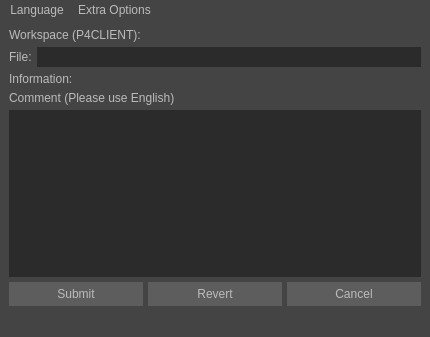
<?xml version="1.0" encoding="UTF-8"?>
<ui version="4.0">
 <class>MainWindow</class>
 <widget class="QMainWindow" name="MainWindow">
  <property name="geometry">
   <rect>
    <x>0</x>
    <y>0</y>
    <width>430</width>
    <height>337</height>
   </rect>
  </property>
  <property name="windowTitle">
   <string>SVN</string>
  </property>
  <property name="windowIcon">
   <iconset>
    <normaloff>subversion.png</normaloff>subversion.png</iconset>
  </property>
  <property name="autoFillBackground">
   <bool>false</bool>
  </property>
  <property name="styleSheet">
   <string notr="true">QHeaderView::section 
{
 	background: qlineargradient(x1:0, y1:0, x2:0, y2:1, stop:0 #fff, stop:1 #333);
	color: #333;
	height: 1.54em;
}

QMainWindow#MainWindow * 
{
	color: rgb(187,187,187);
    background: rgb(68,68,68);
}

QMainWindow#MainWindow
{
    color: rgb(187,187,187);
	background: rgb(68,68,68);
	/*border: 0;*/
}

QMenuBar 
{
	color: rgb(187,187,187);
}
QMenuBar::item 
{
 	background: transparent;
 	color: rgb(187,187,187);
 	/*border: 0;*/
}

QMenuBar::item:selected 
{
	background: rgb(82,133,166);

}
QMenu::item:selected 
{
	background: rgb(82,133,166);
}</string>
  </property>
  <widget class="QWidget" name="centralwidget">
   <property name="font">
    <font>
     <family>Microsoft Sans Serif</family>
    </font>
   </property>
   <property name="styleSheet">
    <string notr="true">QWidget
{
	color:  rgb(187, 187, 187);
	background-color: rgb(68, 68, 68);
}

QLineEdit
{
	border: none;
	border-width: 2px;
	color:  rgb(187, 187, 187);
	background-color: rgb(43, 43, 43);
	padding: 2px;	
}

QPlainTextEdit
{
	border: none;
	color:  rgb(187, 187, 187);
	background-color: rgb(43, 43, 43);	
}

QPushButton
{
	border-style: outset;
	color:  rgb(187, 187, 187);
	background-color: rgb(93, 93, 93);
	padding: 5px;
}

QPushButton:hover
{
   background-color: rgb(112, 112, 112);
}</string>
   </property>
   <layout class="QGridLayout" name="gridLayout">
    <item row="0" column="0">
     <layout class="QVBoxLayout" name="verticalLayout" stretch="0,0,0,0,0,0">
      <property name="spacing">
       <number>5</number>
      </property>
      <property name="sizeConstraint">
       <enum>QLayout::SetFixedSize</enum>
      </property>
      <property name="bottomMargin">
       <number>0</number>
      </property>
      <item>
       <layout class="QFormLayout" name="formLayout">
        <item row="0" column="0">
         <widget class="QLabel" name="l_client">
          <property name="font">
           <font>
            <family>Microsoft Sans Serif</family>
           </font>
          </property>
          <property name="text">
           <string>Workspace (P4CLIENT):</string>
          </property>
         </widget>
        </item>
        <item row="0" column="1">
         <widget class="QLabel" name="s_pClient">
          <property name="font">
           <font>
            <family>Microsoft Sans Serif</family>
           </font>
          </property>
          <property name="text">
           <string/>
          </property>
         </widget>
        </item>
       </layout>
      </item>
      <item>
       <layout class="QFormLayout" name="formLayout_4">
        <property name="fieldGrowthPolicy">
         <enum>QFormLayout::AllNonFixedFieldsGrow</enum>
        </property>
        <item row="0" column="0">
         <widget class="QLabel" name="l_file">
          <property name="font">
           <font>
            <family>Microsoft Sans Serif</family>
           </font>
          </property>
          <property name="text">
           <string>File:</string>
          </property>
         </widget>
        </item>
        <item row="0" column="1">
         <widget class="QLineEdit" name="s_file">
          <property name="font">
           <font>
            <family>Microsoft Sans Serif</family>
           </font>
          </property>
          <property name="styleSheet">
           <string notr="true"/>
          </property>
          <property name="readOnly">
           <bool>true</bool>
          </property>
         </widget>
        </item>
       </layout>
      </item>
      <item>
       <layout class="QFormLayout" name="formLayout_6">
        <property name="fieldGrowthPolicy">
         <enum>QFormLayout::AllNonFixedFieldsGrow</enum>
        </property>
        <item row="0" column="0">
         <widget class="QLabel" name="l_info">
          <property name="font">
           <font>
            <family>Microsoft Sans Serif</family>
           </font>
          </property>
          <property name="text">
           <string>Information:</string>
          </property>
         </widget>
        </item>
        <item row="0" column="1">
         <widget class="QLabel" name="s_info">
          <property name="font">
           <font>
            <family>Microsoft Sans Serif</family>
           </font>
          </property>
          <property name="text">
           <string/>
          </property>
         </widget>
        </item>
       </layout>
      </item>
      <item>
       <widget class="QLabel" name="l_comment">
        <property name="font">
         <font>
          <family>Microsoft Sans Serif</family>
         </font>
        </property>
        <property name="text">
         <string>Comment (Please use English)</string>
        </property>
       </widget>
      </item>
      <item>
       <widget class="QPlainTextEdit" name="s_comment">
        <property name="font">
         <font>
          <family>Microsoft Sans Serif</family>
         </font>
        </property>
        <property name="styleSheet">
         <string notr="true"/>
        </property>
       </widget>
      </item>
      <item>
       <layout class="QGridLayout" name="layout_buttons" rowstretch="0">
        <item row="0" column="0">
         <widget class="QPushButton" name="btn_submit">
          <property name="sizePolicy">
           <sizepolicy hsizetype="Minimum" vsizetype="Preferred">
            <horstretch>0</horstretch>
            <verstretch>0</verstretch>
           </sizepolicy>
          </property>
          <property name="font">
           <font>
            <family>Microsoft Sans Serif</family>
           </font>
          </property>
          <property name="styleSheet">
           <string notr="true"/>
          </property>
          <property name="text">
           <string>Submit</string>
          </property>
          <property name="flat">
           <bool>false</bool>
          </property>
         </widget>
        </item>
        <item row="0" column="2">
         <widget class="QPushButton" name="btn_cancel">
          <property name="sizePolicy">
           <sizepolicy hsizetype="Minimum" vsizetype="Preferred">
            <horstretch>0</horstretch>
            <verstretch>0</verstretch>
           </sizepolicy>
          </property>
          <property name="font">
           <font>
            <family>Microsoft Sans Serif</family>
           </font>
          </property>
          <property name="styleSheet">
           <string notr="true"/>
          </property>
          <property name="text">
           <string>Cancel</string>
          </property>
          <property name="flat">
           <bool>false</bool>
          </property>
         </widget>
        </item>
        <item row="0" column="1">
         <widget class="QPushButton" name="btn_revert">
          <property name="font">
           <font>
            <family>Microsoft Sans Serif</family>
           </font>
          </property>
          <property name="text">
           <string>Revert</string>
          </property>
         </widget>
        </item>
       </layout>
      </item>
     </layout>
    </item>
   </layout>
   <zorder></zorder>
  </widget>
  <widget class="QMenuBar" name="menubar">
   <property name="geometry">
    <rect>
     <x>0</x>
     <y>0</y>
     <width>430</width>
     <height>21</height>
    </rect>
   </property>
   <property name="autoFillBackground">
    <bool>false</bool>
   </property>
   <property name="styleSheet">
    <string notr="true"/>
   </property>
   <property name="nativeMenuBar">
    <bool>true</bool>
   </property>
   <widget class="QMenu" name="menuLanguage">
    <property name="autoFillBackground">
     <bool>false</bool>
    </property>
    <property name="styleSheet">
     <string notr="true"/>
    </property>
    <property name="title">
     <string>Language</string>
    </property>
    <addaction name="actionChinese"/>
    <addaction name="actionEnglish"/>
   </widget>
   <widget class="QMenu" name="menuExtraOptions">
    <property name="title">
     <string>Extra Options</string>
    </property>
    <addaction name="actionDeletePerforce"/>
    <addaction name="actionPerforceLogin"/>
   </widget>
   <addaction name="menuLanguage"/>
   <addaction name="menuExtraOptions"/>
  </widget>
  <widget class="QStatusBar" name="statusbar">
   <property name="styleSheet">
    <string notr="true"/>
   </property>
  </widget>
  <action name="actionChinese">
   <property name="text">
    <string>中文</string>
   </property>
  </action>
  <action name="actionEnglish">
   <property name="text">
    <string>English</string>
   </property>
  </action>
  <action name="actionDeletePerforce">
   <property name="text">
    <string>Delete From Perforce</string>
   </property>
   <property name="font">
    <font>
     <family>Microsoft Sans Serif</family>
    </font>
   </property>
  </action>
  <action name="actionPerforceLogin">
   <property name="text">
    <string>Perforce Login</string>
   </property>
  </action>
 </widget>
 <resources/>
 <connections/>
</ui>
